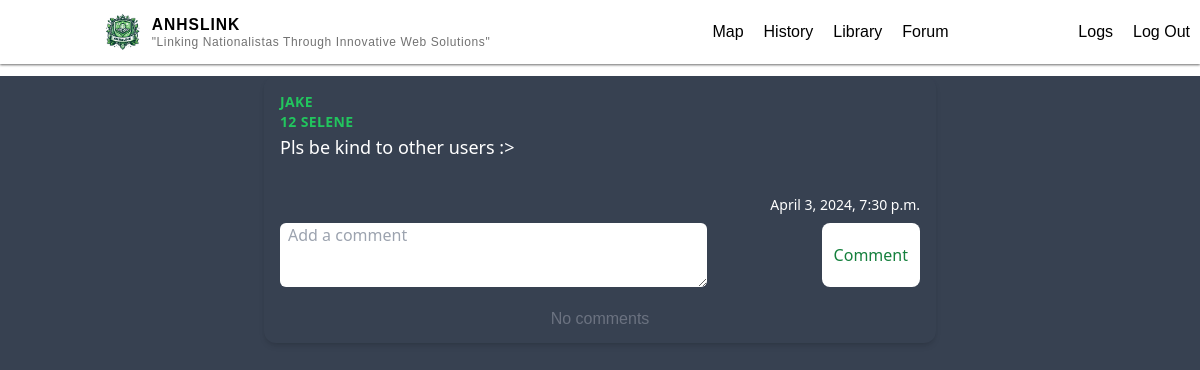
The page /forum/78/ (signed in) on the database its author committed.
### main/models.py (models this page shows, shortened)
class Forum (models.Model):
    author = models.ForeignKey(Profile, on_delete=models.CASCADE, related_name="author")
    title = models.CharField(max_length=200, default="")
    description = models.CharField(max_length=400, default="",blank=True)
    uploaded_at = models.DateTimeField(auto_now_add=True)
    likes = models.ManyToManyField(User, related_name ='liked_comments')
    dislikes = models.ManyToManyField(User,related_name ='disliked_comments')

### authentication/models.py (models this page shows, shortened)
class Profile(models.Model):
    user = models.OneToOneField(User, on_delete=models.CASCADE, related_name="profile")
    grade = models.IntegerField(null=True)
    section = models.CharField(default='Selene', max_length=20)
    email = models.EmailField(default="haha@gmail.com")

### main/views.py (the view)
# urls.py: path("forum/<int:id>/", views.forum_comment, name="forum_comment"),
@login_required(login_url="/login")
def forum_comment(request, id):
    forums = Forum.objects.filter(id=id)
    return render(request,"main/forum_about.html",{"forums":forums})

### main/templates/main/forum_about.html (shortened to what this page needs)
{% extends "main/base.html" %} {% load static %} {% block body %}
{% for forum in forums%}
<div class="bg-gray-700 min-h-screen h-auto">
  <div
    class="max-w-md mx-auto bg-gray-700 rounded-xl shadow-md overflow-hidden md:max-w-2xl m-3"
  >
    <div class="md:flex">
      <div class="p-4 bg-gray-700 text-white w-full">
        <div
          class="uppercase tracking-wide text-sm font-semibold author text-green-500"
        >
          {{forum.author.user.username}}
        </div>
        <div
          class="uppercase tracking-wide text-sm font-semibold author text-green-500"
        >
          {{ forum.author.grade}} {{ forum.author.section }}
        </div>
        <a
          href="#"
          class="block mt-1 mb-5 text-lg leading-tight font-medium text-white hover:underline"
          >{{forum.title}}</a
        >
      </div>
    </div>
    <div class="px-4 flex justify-between rounded-b-xl">
      <span class="text-sm text-gray-600 flex items-center text-white"
        >{{forum.uploaded_at}}</span
      >
    </div>
    <div>
      <form
        method="POST"
        class="form px-4 py-2 bg-gray-700 flex justify-between"
        action="{% url 'comment'  %}"
      >
        <textarea
          required
          name="text"
          type="text"
          placeholder="Add a comment"
          class="rounded-md px-2 text-left w-2/3 h-16"
          maxlength="400"
        ></textarea>
        <button
          type="submit"
          class="text-green-700 bg-white px-3 rounded-lg submitBTN"
        >
          Comment
        </button>
      </form>
    </div>
    {% for comment in forum.comments.all %}
    <div
      class="bg-gray-700 rounded-xl shadow-md overflow-hidden md:max-w-2xl m-3"
    >
      <div class="">
        <div class="">
          <div class="flex bg-white">
            <div class="p-4">
              <div
                class="uppercase tracking-wide text-sm text-blue-500 font-semibold author"
              >
                {{comment.author.user.username}}
              </div>
              <div
                class="uppercase tracking-wide text-sm text-blue-500 font-semibold author"
              >
                {{comment.author.grade}} {{comment.author.section}}
              </div>
              <div class="mt-2 text-gray-800 size-fit">
                {{comment.text|linebreaksbr}}
              </div>
            </div>
          </div>
          <div class="px-4 py-2 bg-gray-200 text-right rounded-b-xl">
            <span class="text-sm text-gray-800">{{comment.uploaded_at}}</span>
          </div>
        </div>
        {% for reply in comment.replies.all %}
        <div class="overflow-x-auto ml-8">
          <div
            class="max-w-md mx-auto bg-white rounded-xl shadow-md overflow-hidden md:max-w-2xl m-3"
          >
            <div class="md:flex">
              <div class="p-4">
                <div
                  class="uppercase tracking-wide text-sm text-purple-500 font-semibold author"
                >
                  {{reply.author.user.username}}
                </div>
                <div
                  class="uppercase tracking-wide text-sm text-purple-500 font-semibold author"
                >
                  {{reply.author.grade}} {{reply.author.section}}
                </div>
                <div class="mt-4 text-gray-800 size-fit">
                  {{ reply.text|linebreaksbr }}
                </div>
              </div>
            </div>
            <div class="px-4 py-2 bg-gray-200 text-right">
              <span class="text-sm text-gray-800">{{reply.uploaded_at}}</span>
            </div>
          </div>
        </div>
        {% empty %} {% endfor %}
        <div>
          <form
            method="POST"
            class="form px-4 py-2 bg-gray-700 flex justify-between"
            action="{% url 'reply'  %}"
          >
            {% csrf_token %}
            <textarea
              required
              name="text"
              type="text"
              placeholder="Add a comment"
              class="w-2/3 rounded-md px-4 text-left"
              maxlength="400"
            ></textarea>
            <input name="comment_id" value="{{comment.id}}" hidden />
            <input name="fid" value="{{forum.id}}" hidden />
            <button
              type="submit"
              class="text-white bg-gray-700 px-3 rounded-lg submitBTN"
            >
              Comment
            </button>
          </form>
        </div>
      </div>
      <!--
        <div>
          <form method="POST" class="px-4 py-2 bg-green-200 flex justify-between" action="{% url 'reply'  %}">
            {% csrf_token %}
            <textarea name="text" type="text" placeholder="Add a comment" class="rounded-md px-4 text-left "></textarea>
            <input name="comment_id" value="{{reply.id}}" hidden>
            <input name="fid" value="{{forum.id}}" hidden>
            <button type="submit" class="text-green-700 bg-green-300 px-3 rounded-lg">Comment</button>
          </form>
        </div>
  !-->
    </div>
    {%empty%}
    <p class="m-3 text-center text-gray-500">No comments</p>
    {% endfor%}
  </div>
  {% endfor %}
  {% endblock %}

### authentication/static/css/main.css (style rules this page uses)
html, :host { line-height: 1.5; -webkit-text-size-adjust: 100%; -moz-tab-size: 4; -o-tab-size: 4; tab-size: 4; font-family: ui-sans-serif, system-ui, sans-serif, "Apple Color Emoji", "Segoe UI Emoji", "Segoe UI Symbol", "Noto Color Emoji"; font-feature-settings: normal; font-variation-settings: normal; -webkit-tap-highlight-color: transparent; }
body { margin: 0; line-height: inherit; }
a { color: inherit; text-decoration: inherit; }
button, input, optgroup, select, textarea { font-family: inherit; font-feature-settings: inherit; font-variation-settings: inherit; font-size: 100%; font-weight: inherit; line-height: inherit; color: inherit; margin: 0; padding: 0; }
button, select { text-transform: none; }
button, [type='button'], [type='reset'], [type='submit'] { -webkit-appearance: button; background-color: transparent; background-image: none; }
blockquote, dl, dd, h1, h2, h3, h4, h5, h6, hr, figure, p, pre { margin: 0; }
textarea { resize: vertical; }
input::placeholder, textarea::placeholder { opacity: 1; color: #9ca3af; }
button, [role="button"] { cursor: pointer; }
.m-3 { margin: 0.75rem; }
.mx-auto { margin-left: auto; margin-right: auto; }
.mb-5 { margin-bottom: 1.25rem; }
.mt-1 { margin-top: 0.25rem; }
.block { display: block; }
.flex { display: flex; }
.h-16 { height: 4rem; }
.h-auto { height: auto; }
.min-h-screen { min-height: 100vh; }
.w-2\/3 { width: 66.666667%; }
.w-full { width: 100%; }
.max-w-md { max-width: 28rem; }
.items-center { align-items: center; }
.justify-between { justify-content: space-between; }
.overflow-hidden { overflow: hidden; }
.rounded-lg { border-radius: 0.5rem; }
.rounded-md { border-radius: 0.375rem; }
.rounded-xl { border-radius: 0.75rem; }
.rounded-b-xl { border-bottom-right-radius: 0.75rem; border-bottom-left-radius: 0.75rem; }
.bg-gray-700 { --tw-bg-opacity: 1; background-color: rgb(55 65 81 / var(--tw-bg-opacity)); }
.bg-white { --tw-bg-opacity: 1; background-color: rgb(255 255 255 / var(--tw-bg-opacity)); }
.p-4 { padding: 1rem; }
.px-2 { padding-left: 0.5rem; padding-right: 0.5rem; }
.px-3 { padding-left: 0.75rem; padding-right: 0.75rem; }
.px-4 { padding-left: 1rem; padding-right: 1rem; }
.py-2 { padding-top: 0.5rem; padding-bottom: 0.5rem; }
.text-left { text-align: left; }
.text-center { text-align: center; }
.text-lg { font-size: 1.125rem; line-height: 1.75rem; }
.text-sm { font-size: 0.875rem; line-height: 1.25rem; }
.font-medium { font-weight: 500; }
.font-semibold { font-weight: 600; }
.uppercase { text-transform: uppercase; }
.leading-tight { line-height: 1.25; }
.tracking-wide { letter-spacing: 0.025em; }
.text-gray-500 { --tw-text-opacity: 1; color: rgb(107 114 128 / var(--tw-text-opacity)); }
.text-gray-600 { --tw-text-opacity: 1; color: rgb(75 85 99 / var(--tw-text-opacity)); }
.text-green-500 { --tw-text-opacity: 1; color: rgb(34 197 94 / var(--tw-text-opacity)); }
.text-green-700 { --tw-text-opacity: 1; color: rgb(21 128 61 / var(--tw-text-opacity)); }
.text-white { --tw-text-opacity: 1; color: rgb(255 255 255 / var(--tw-text-opacity)); }
.shadow-md { --tw-shadow: 0 4px 6px -1px rgb(0 0 0 / 0.1), 0 2px 4px -2px rgb(0 0 0 / 0.1); --tw-shadow-colored: 0 4px 6px -1px var(--tw-shadow-color), 0 2px 4px -2px var(--tw-shadow-color); box-shadow: var(--tw-ring-offset-shadow, 0 0 #0000), var(--tw-ring-shadow, 0 0 #0000), var(--tw-shadow); }
@media (min-width: 768px) { .md\:flex { display: flex; } }
@media (min-width: 768px) { .md\:max-w-2xl { max-width: 42rem; } }

### authentication/static/styles/styles.css (style rules this page uses)
body { margin: 0; padding: 0; }
a { text-decoration: none; }
p { font-family: sans-serif; }

### rows shown on the page
Forum: author.user.username "JAKE", author.grade "12", author.section "SELENE", title "Pls be kind to other users :>", uploaded_at "April 3, 2024, 7:30 p.m."
